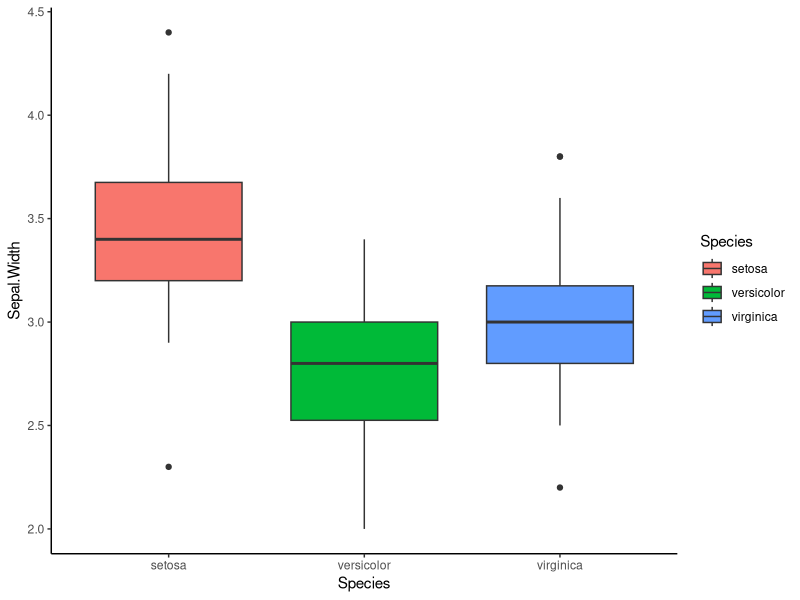
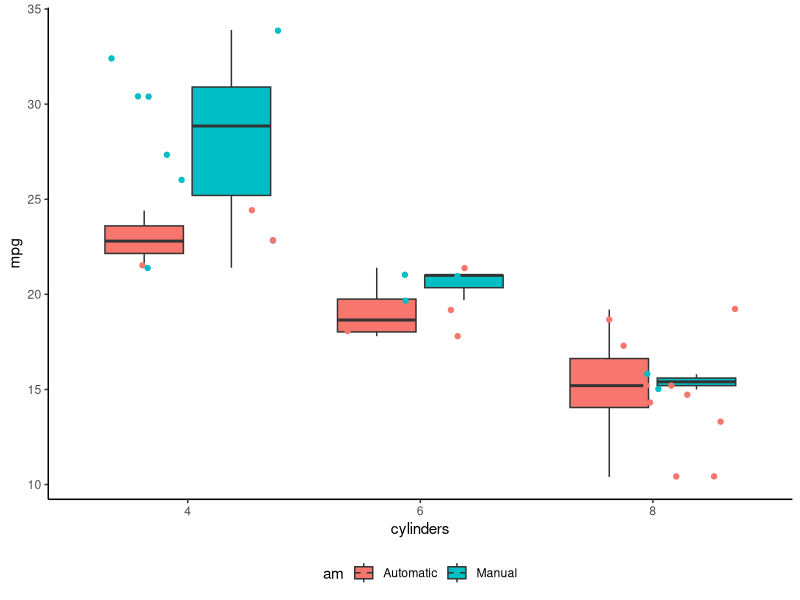
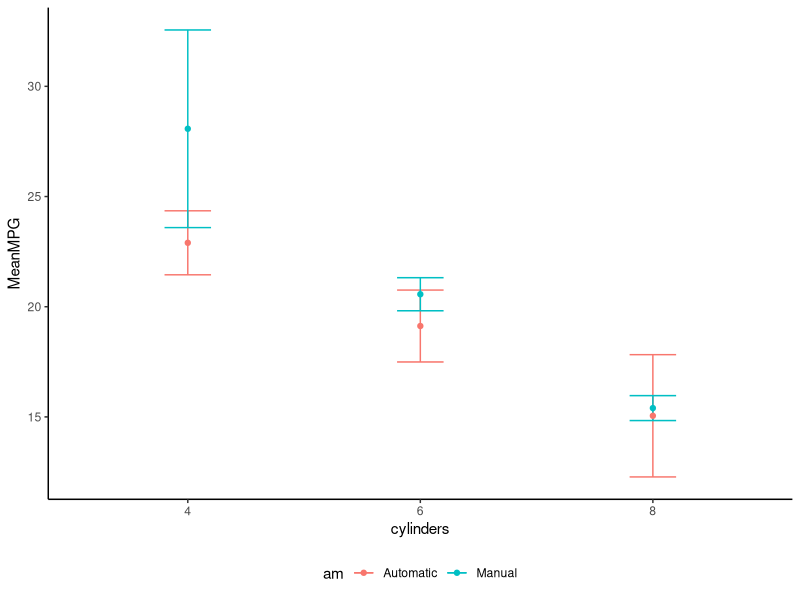

These figures' R source, in order:
## ---- chunk 1
knitr::opts_chunk$set(echo = TRUE)
suppressMessages(suppressWarnings(library(tidyverse, quietly = TRUE)))
## ---- chunk 2
data(iris)
IRISANOVA <- aov(Sepal.Width ~ Species, data = iris)
summary(IRISANOVA)
## ---- chunk 3
ggplot(iris, aes(x = Species, y = Sepal.Width)) + geom_boxplot(aes(fill = Species)) + theme(legend.position = "bottom") + theme_classic()
## ---- chunk 4
mt <- mtcars
mt$am <- ifelse(mt$am == 0, "Automatic", "Manual")
## ---- chunk 5
ANOVA.AUTO <- aov(mpg ~ am + cyl + am:cyl, data = mt)
summary(ANOVA.AUTO)
## ---- chunk 6
ggplot(mt, aes(x = factor(cyl), y = mpg)) + geom_boxplot(aes(fill = am)) + geom_jitter(aes(color = am)) + xlab("cylinders") + theme_classic() + theme(legend.position = "bottom")
## ---- chunk 7
mt <- mt %>% group_by(am, cyl) %>% summarise(MeanMPG = mean(mpg), SDMPG = sd(mpg))

ggplot(mt, aes(x = factor(cyl), y = MeanMPG)) + geom_line(aes(color = am))+ geom_errorbar(aes(ymin = MeanMPG - SDMPG, ymax = MeanMPG + SDMPG, color = am), width = 0.2) + geom_point(aes(color = am)) + xlab("cylinders") + theme_classic() + theme(legend.position = "bottom")
## ---- chunk 8
ANOVAUptake <- aov(uptake  ~  Type + Treatment + Type:Treatment + Type/Plant, data=CO2)
summary(ANOVAUptake)
## ---- chunk 9
ANOVAUptake <- aov(uptake  ~  Type + Treatment + Type:Treatment + Error(Type/Plant), data=CO2)
summary(ANOVAUptake)
